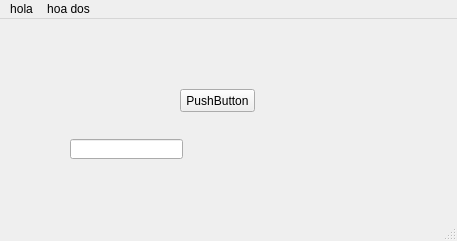
<?xml version="1.0" encoding="UTF-8"?>
<ui version="4.0">
 <class>MainWindow</class>
 <widget class="QMainWindow" name="MainWindow">
  <property name="geometry">
   <rect>
    <x>0</x>
    <y>0</y>
    <width>457</width>
    <height>241</height>
   </rect>
  </property>
  <property name="windowTitle">
   <string>MainWindow</string>
  </property>
  <widget class="QWidget" name="centralwidget">
   <widget class="QPushButton" name="pushButton">
    <property name="geometry">
     <rect>
      <x>180</x>
      <y>70</y>
      <width>75</width>
      <height>23</height>
     </rect>
    </property>
    <property name="text">
     <string>PushButton</string>
    </property>
   </widget>
   <widget class="QLineEdit" name="lineEdit">
    <property name="geometry">
     <rect>
      <x>70</x>
      <y>120</y>
      <width>113</width>
      <height>20</height>
     </rect>
    </property>
   </widget>
  </widget>
  <widget class="QMenuBar" name="menubar">
   <property name="geometry">
    <rect>
     <x>0</x>
     <y>0</y>
     <width>457</width>
     <height>21</height>
    </rect>
   </property>
   <widget class="QMenu" name="menuhola">
    <property name="title">
     <string>hola</string>
    </property>
    <addaction name="actionuno"/>
    <addaction name="actiondos"/>
   </widget>
   <widget class="QMenu" name="menuhoa_dos">
    <property name="title">
     <string>hoa dos</string>
    </property>
    <addaction name="actionuno_2"/>
    <addaction name="actiondos_2"/>
   </widget>
   <addaction name="menuhola"/>
   <addaction name="menuhoa_dos"/>
  </widget>
  <widget class="QStatusBar" name="statusbar"/>
  <action name="actionuno">
   <property name="text">
    <string>uno</string>
   </property>
  </action>
  <action name="actiondos">
   <property name="text">
    <string>dos</string>
   </property>
  </action>
  <action name="actionuno_2">
   <property name="text">
    <string>uno</string>
   </property>
  </action>
  <action name="actiondos_2">
   <property name="text">
    <string>dos</string>
   </property>
  </action>
 </widget>
 <resources/>
 <connections>
  <connection>
   <sender>pushButton</sender>
   <signal>clicked()</signal>
   <receiver>lineEdit</receiver>
   <slot>clear()</slot>
   <hints>
    <hint type="sourcelabel">
     <x>217</x>
     <y>102</y>
    </hint>
    <hint type="destinationlabel">
     <x>126</x>
     <y>150</y>
    </hint>
   </hints>
  </connection>
 </connections>
</ui>
